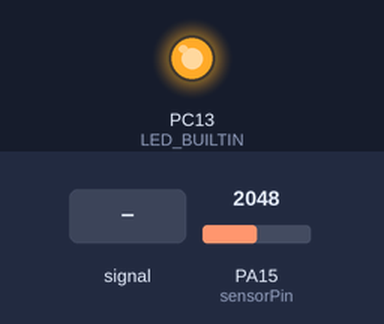
The sketch below on a simulated STM32 Blue Pill. On the bench: output pins drawn as LEDs (lit = HIGH). The inputs (shaded band) are chosen by the test bench; at power-on: PA15 (sensorPin) = 2048.

Above: at 6.2 s.
6.3 s: PA15 (sensorPin) fed a 200 Hz sine of ±327 counts around its level
At 8.47 s:
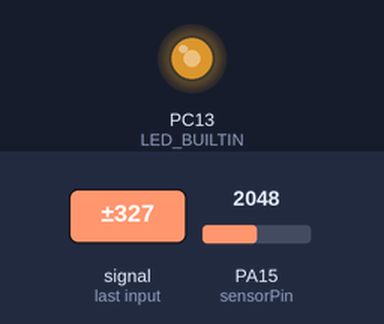
Timing chart, 0 to 8.4 s (numbered marks = the images above; inputs shaded):
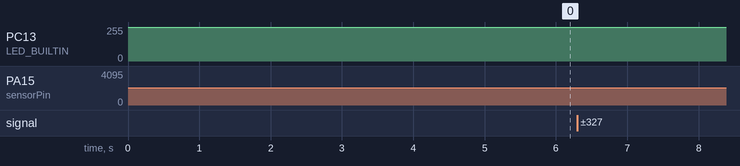

The sketch:

Calibration.ino
```cpp
/*
模拟输入读取校准操作
*/

const int sensorPin = 15;    //连接传感器的引脚

// 定义相关的变量
int sensorMin = 1023;
int sensorMax = 0;
int sensorValue = 0;

void setup() {
    pinMode(sensorPin, INPUT_ANALOG);

    pinMode(LED_BUILTIN, OUTPUT);
    digitalWrite(LED_BUILTIN, HIGH);

    //在第一个5s内，进行校准操作
    while (millis() < 5000) {
        sensorValue = analogRead(sensorPin);

        // 记录最大值
        if (sensorValue > sensorMax) {
            sensorMax = sensorValue;
        }

        // 记录最小值
        if (sensorValue < sensorMin) {
            sensorMin = sensorValue;
        }
    }

    // 表示校准阶段结束
    digitalWrite(LED_BUILTIN, LOW);
}

void loop() {

    sensorValue = analogRead(sensorPin);

    //扩大范围
    sensorValue = map(sensorValue, sensorMin, sensorMax, 0, 65535);

    //如果超出了范围
    sensorValue = constrain(sensorValue, 0, 65535);

    // 通过led亮度可以指示数值的大小
    pwmWrite(LED_BUILTIN, sensorValue);
}
```
